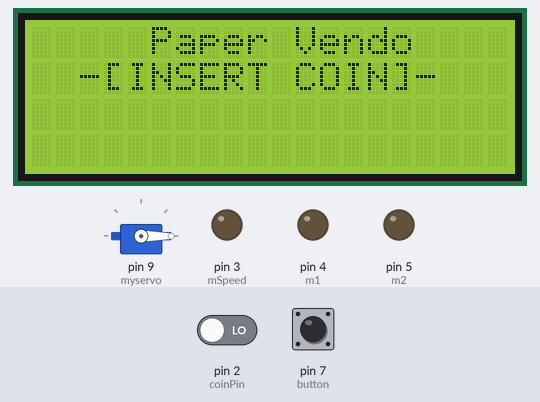
A sketch run on a simulated Arduino Uno, built with avr-gcc and run on an emulated ATmega328P. Parts: 20×4 character LCD, servo, output pins drawn as LEDs (lit = HIGH). The inputs (shaded band) are chosen by the test bench; at power-on: pin 2 (coinPin) LOW, pin 7 (button) HIGH.

Above: at 5.1 s.
At 6.2 s:
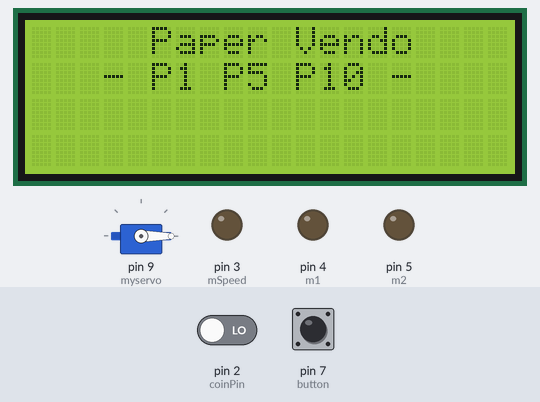
6.3 s: pin 2 (coinPin) driven HIGH
At 8.1 s:
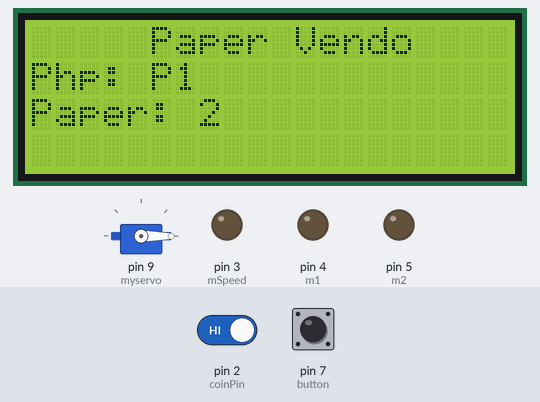
9.3 s: pin 7 (button) pulled LOW for 2.65 s
At 10.5 s:
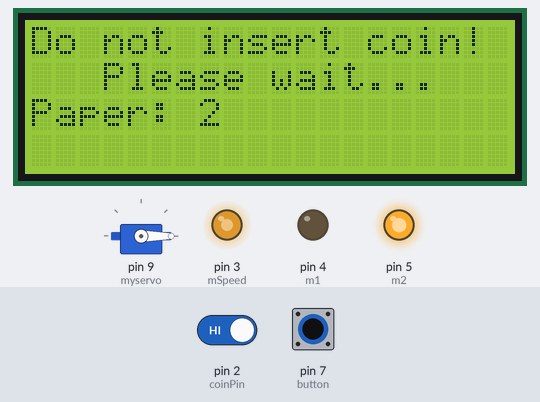
Timing chart, 0 to 20.7 s (numbered marks = the images above; inputs shaded):
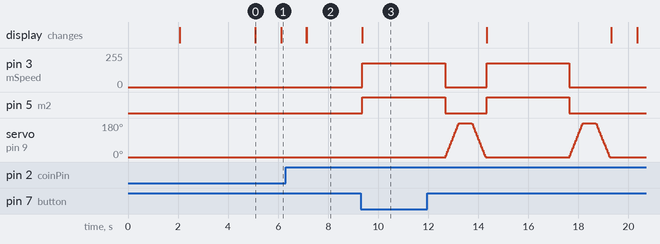

Measured:
- after the input at 6.3 s, the display: first differs from a run without the input after 0.85 s (image 2)
- what the display in image 0 shows lasts 1.0 s, from 5.1 s to 6.1 s

The sketch:

Paper_Vendo_v2.ino
```cpp
#include <Servo.h>
#include <SPI.h>
#include <Wire.h>
#include <LCD.h>
#include <LiquidCrystal_I2C.h>
#define I2C_ADDR 0x27
#define En_pin 2
#define Rw_pin 1
#define Rs_pin 0
#define D4_pin 4
#define D5_pin 5
#define D6_pin 6
#define D7_pin 7
#define BACKLIGHT 3

Servo myservo;
LiquidCrystal_I2C lcd(I2C_ADDR,En_pin,Rw_pin,Rs_pin,D4_pin,D5_pin,D6_pin,D7_pin);

int pos = 0;
int coinsChange = 0;
int coinPin = 2;
int credits = 0;
int papers = 0;
int mSpeed = 3;
int m1 = 4;
int m2 = 5;
int button = 7;

boolean dispense = false;

volatile int pulse = 0;
volatile unsigned long timelastPulse = 0;

unsigned long prevDisp = 0;
unsigned long currDisp;
const long intDisp = 500;

unsigned long prevButton = 0;
unsigned long currButton;
const long intButton = 250;

unsigned long prevHold = 0;
unsigned long currHold;
const long intHold = 100;

void setup() {
  delay(2000);
  lcd.begin (20,4);
  lcd.setBacklightPin(BACKLIGHT,POSITIVE);
  lcd.setBacklight(HIGH);
  pinMode (coinPin, INPUT);
  pinMode (mSpeed, OUTPUT);
  pinMode (m1, OUTPUT);
  pinMode (m2, OUTPUT);
  pinMode (button, INPUT_PULLUP);
  myservo.attach(9);
  myservo.write(0);
//  Serial.begin(9600);
  attachInterrupt(digitalPinToInterrupt(coinPin), coinInterrupt, RISING);
  delay(3000);
}

void coinInterrupt(){
  pulse++;
  timelastPulse = millis();

}

void displayCredit(){
  if (!dispense){
    if (credits == 0){
      lcd.clear();
      lcd.setCursor(5, 0);
      lcd.print("Paper Vendo");
      lcd.setCursor(2, 1);
      lcd.print("-[INSERT COIN]-");
      delay(1000);
      lcd.clear();

      lcd.setCursor(5, 0);
      lcd.print("Paper Vendo");
      lcd.setCursor(3, 1);
      lcd.print ("- P1 P5 P10 -");
      delay(1000);
      lcd.clear();
    }
    else{
      lcd.setCursor(5, 0);
      lcd.print("Paper Vendo");
      lcd.setCursor(0, 1);
      lcd.print("Php: P");
      lcd.print(credits);
      papers = credits * 2;
      lcd.setCursor(0, 2);
      lcd.print("Paper: ");
      lcd.print(papers);
    }
  }
  if (dispense){
    currDisp = millis();
    if (currDisp - prevDisp >= intDisp){
      prevDisp = currDisp;
      lcd.clear();
      lcd.setCursor(0, 0);
      lcd.print("Do not insert coin!");
      lcd.setCursor(3, 1);
      lcd.print("Please wait...");
      lcd.setCursor(0, 2);
      lcd.print("Paper: ");
      lcd.print(papers);
    }
  }
}

void dispensePaper(){
  if (dispense){
    if (papers > 0){
      digitalWrite(m1, LOW);
      digitalWrite(m2, HIGH);
      analogWrite(mSpeed, 180);
      delay(3300);
      digitalWrite(m1, LOW);
      digitalWrite(m2, LOW);
      analogWrite(mSpeed, 0);
      for (pos = 0; pos <= 180; pos += 5) {
        myservo.write(pos);
        delay(15);
      }
      delay(500);
      for (pos = 180; pos >= 0; pos -= 5) {
        myservo.write(pos);
        delay(15);
      }
      papers--;
    }
    else {
      papers = 0;
      credits = 0;
      dispense = false;
    }
  }
}

void buttonPressed(){
  currButton = millis();
  if (digitalRead(button) == LOW){
    if (currButton - prevButton >= intButton){
      prevButton = currButton;
      //insert code
      dispense = true;
      //insert code
    }
  }
}

void Interrupt(){

  if ((pulse > 0) && (millis() - timelastPulse > 400)){
    coinsChange = pulse;
    pulse = 0;
  }
  switch (coinsChange){
    case 1:
    credits += 1;
    coinsChange = 0;
    break;

    case 2:
    credits += 1;
    coinsChange = 0;
    break;

    case 5:
    credits += 5;
    coinsChange = 0;
    break;

    case 6:
    credits += 5;
    coinsChange = 0;
    break;

    case 9:
    credits += 10;
    coinsChange = 0;
    break;

    case 10:
    credits += 10;
    coinsChange = 0;
    break;
  }
}


void loop() {
  displayCredit();
  dispensePaper();
  Interrupt();
  buttonPressed();
//  Serial.println(pulse);
}
```
